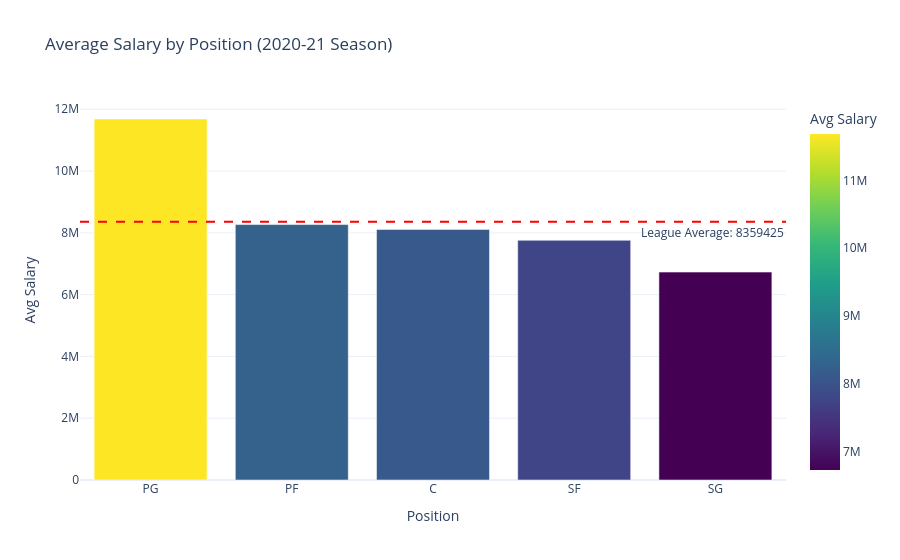

Source (notebook cell):
### Code cell
# 2. Calculate the average salary rank (or actual salary)
# This uses the cleaned column for the group
avg_salary = ss.groupby('Pos_Cleaned')['salary_20-21'].mean().reset_index()

# 3. Sort for better visualization (Optional but recommended)
avg_salary = avg_salary.sort_values('salary_20-21', ascending=False)

print(avg_salary)
# 1. Calculate the mean salary rank per position
avg_salary = ss.groupby('Pos_Cleaned')['salary_20-21'].mean().reset_index()

# 2. Sort the values so the highest paid is first (Senior Analyst move!)
avg_salary = avg_salary.sort_values('salary_20-21', ascending=False)

# 3. Create the Plot
fig = px.bar(
    avg_salary, 
    x='Pos_Cleaned', 
    y='salary_20-21',
    color='salary_20-21',
    color_continuous_scale='Viridis',
    title='Average Salary by Position (2020-21 Season)',
    labels={'salary_20-21': 'Avg Salary', 'Pos_Cleaned': 'Position'},
    template='plotly_white'
)

# 4. Add a "League Average" reference line
league_avg = ss['salary_20-21'].mean()
fig.add_hline(y=league_avg, line_dash="dash", line_color="red", 
              annotation_text=f"League Average: {league_avg:.0f}", 
              annotation_position="bottom right")

fig.show()

### Figure 1 — Plotly figure (JSON) as saved in the notebook; plotly's stock layout.template omitted (floating-point values rounded to 4 significant figures)
{"data": [{"hovertemplate": "Position=%{x}<br>Avg Salary=%{marker.color}<extra></extra>", "legendgroup": "", "marker": {"color": [11690000.0, 8268000.0, 8111000.0, 7758000.0, 6730000.0], "coloraxis": "coloraxis", "pattern": {"shape": ""}}, "name": "", "orientation": "v", "showlegend": false, "textposition": "auto", "type": "bar", "x": ["PG", "PF", "C", "SF", "SG"], "xaxis": "x", "y": [11690000.0, 8268000.0, 8111000.0, 7758000.0, 6730000.0], "yaxis": "y"}], "layout": {"annotations": [{"showarrow": false, "text": "League Average: 8359425", "x": 1, "xanchor": "right", "xref": "x domain", "y": 8359000.0, "yanchor": "top", "yref": "y"}], "barmode": "relative", "coloraxis": {"colorbar": {"title": {"text": "Avg Salary"}}, "colorscale": [[0, "#440154"], [0.1111, "#482878"], [0.2222, "#3e4989"], [0.3333, "#31688e"], [0.4444, "#26828e"], [0.5556, "#1f9e89"], [0.6667, "#35b779"], [0.7778, "#6ece58"], [0.8889, "#b5de2b"], [1, "#fde725"]]}, "legend": {"tracegroupgap": 0}, "shapes": [{"line": {"color": "red", "dash": "dash"}, "type": "line", "x0": 0, "x1": 1, "xref": "x domain", "y0": 8359000.0, "y1": 8359000.0, "yref": "y"}], "title": {"text": "Average Salary by Position (2020-21 Season)"}, "xaxis": {"anchor": "y", "domain": [0, 1], "title": {"text": "Position"}}, "yaxis": {"anchor": "x", "domain": [0, 1], "title": {"text": "Avg Salary"}}}}
